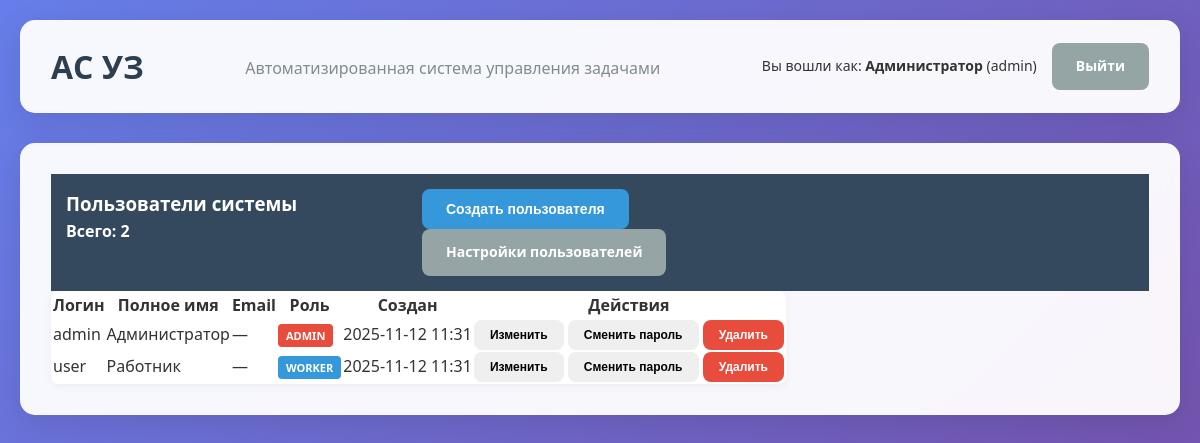
The page /admin (signed in) on the database as committed earlier.
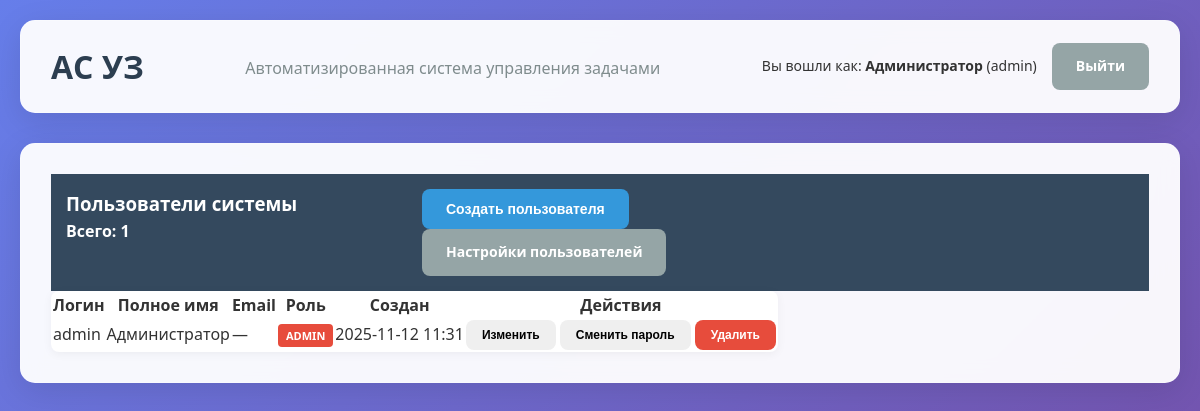
The same page on the database as committed later.
### tables this page shows
CREATE TABLE users (
                id INTEGER PRIMARY KEY AUTOINCREMENT,
                username TEXT UNIQUE NOT NULL,
                password TEXT NOT NULL,
                role TEXT NOT NULL,
                name TEXT NOT NULL,
                created_at TIMESTAMP DEFAULT CURRENT_TIMESTAMP
            , email TEXT, updated_at TIMESTAMP);

### app.py (the view)
@app.route('/admin')
@login_required
@role_required('admin')
def admin():
    users = user_manager.get_all_users()
    password_settings = user_manager.get_password_settings()
    return render_template('admin.html',
                         users=users,
                         password_settings=password_settings,
                         current_user_id=session.get('user_id'))

### app.py (called while the page is built)
def login_required(f):
    @wraps(f)
    def decorated_function(*args, **kwargs):
        if 'username' not in session:
            return redirect(url_for('login'))
        return f(*args, **kwargs)
    return decorated_function

def role_required(role):
    def decorator(f):
        @wraps(f)
        def decorated_function(*args, **kwargs):
            if 'username' not in session:
                return redirect(url_for('login'))
            if session['role'] != role and session['role'] != 'admin':
                flash('Недостаточно прав для доступа к этой странице', 'error')
                return redirect(url_for('dashboard'))
            return f(*args, **kwargs)
        return decorated_function
    return decorator

### models.py (called while the page is built)
    def get_password_settings(self):
        return self.settings_manager.get_password_settings()

    def get_all_users(self) -> List[Dict[str, Any]]:
        conn = sqlite3.connect(self.db.db_path)
        cursor = conn.cursor()
        cursor.execute('SELECT id, username, role, name, email, created_at FROM users ORDER BY id')
        rows = cursor.fetchall()
        conn.close()
        return [
            {
                'id': row[0],
                'username': row[1],
                'role': row[2],
                'name': row[3],
                'email': row[4],
                'created_at': row[5],
            }
            for row in rows
        ]

    def get_all_settings(self) -> Dict[str, str]:
        conn = sqlite3.connect(self.db.db_path)
        cursor = conn.cursor()
        cursor.execute('SELECT setting_key, setting_value FROM system_settings')
        rows = cursor.fetchall()
        conn.close()
        return {row[0]: row[1] for row in rows}

    def get_password_settings(self) -> Dict[str, Any]:
        settings = self.get_all_settings()
        return {
            'min_length': int(settings.get('password_min_length', '6')),
            'require_digits': settings.get('password_require_digits', 'false').lower() == 'true',
            'require_special': settings.get('password_require_special', 'false').lower() == 'true',
        }

### templates/admin.html (shortened to what this page needs)
{% extends "base.html" %}
{% block content %}
<div class="admin-container" data-current-user-id="{{ current_user_id }}" data-password-settings='{{ password_settings|tojson }}'>
    <div class="admin-sections">
        <section class="admin-section">
            <div class="table-header">
                <div>
                    <h3>Пользователи системы</h3>
                    <span class="table-meta" id="users-count">Всего: {{ users|length }}</span>
                </div>
                <div class="table-header-actions">
                    <button type="button" class="btn btn-primary" id="create-user-btn">Создать пользователя</button>
                    <a href="{{ url_for('admin_settings') }}" class="btn btn-secondary">Настройки пользователей</a>
                </div>
            </div>
            <div class="table-wrapper">
                <table class="users-table" id="users-table">
                    <thead>
                        <tr>
                            <th>Логин</th>
                            <th>Полное имя</th>
                            <th>Email</th>
                            <th>Роль</th>
                            <th>Создан</th>
                            <th>Действия</th>
                        </tr>
                    </thead>
                    <tbody>
                        {% for user in users %}
                        <tr data-user-id="{{ user.id }}"
                            data-username="{{ user.username }}"
                            data-name="{{ user.name }}"
                            data-email="{{ user.email or '' }}"
                            data-role="{{ user.role }}">
                            <td class="col-username">{{ user.username }}</td>
                            <td class="col-name">{{ user.name }}</td>
                            <td class="col-email">{{ user.email or '—' }}</td>
                            <td class="col-role"><span class="role-badge role-{{ user.role }}">{{ user.role }}</span></td>
                            <td class="col-created">{{ user.created_at[:16] if user.created_at else '—' }}</td>
                            <td class="actions-cell">
                                <button type="button" class="btn btn-small js-edit-user">Изменить</button>
                                <button type="button" class="btn btn-small js-password-user">Сменить пароль</button>
                                <button type="button"
                                        class="btn btn-small btn-danger js-delete-user"
                                        {% if user.id == current_user_id %}disabled title="Нельзя удалить свой аккаунт"{% endif %}>
                                    Удалить
                                </button>
                            </td>
                        </tr>
                        {% endfor %}
                    </tbody>
                </table>
            </div>
        </section>
    </div>
</div>
{% endblock %}

### templates/base.html (shortened to what this page needs)
<!DOCTYPE html>
<html lang="ru">
<head>
    <link rel="stylesheet" href="{{ url_for('static', filename='style.css') }}">
</head>
<body>
    <div class="container">
        <header>
            <div class="header-content">
                <h1>АС УЗ</h1>
                <p class="subtitle">Автоматизированная система управления задачами</p>
                {% if session.username %}
                <div class="user-info">
                    <span>Вы вошли как: <strong>{{ session.name }}</strong> ({{ session.role }})</span>
                    <a href="{{ url_for('logout') }}" class="btn btn-secondary">Выйти</a>
                </div>
                {% endif %}
            </div>
        </header>
        <main>
            {% block content %}{% endblock %}
        </main>
    </div>
</body>
</html>

### static/style.css (style rules this page uses)
* { margin: 0; padding: 0; box-sizing: border-box; }
body { font-family: 'Segoe UI', Tahoma, Geneva, Verdana, sans-serif; background: linear-gradient(135deg, #667eea 0%, #764ba2 100%); min-height: 100vh; color: #333; line-height: 1.6; }
.container { max-width: 1400px; margin: 0 auto; padding: 20px; min-height: 100vh; }
header { background: rgba(255, 255, 255, 0.95); backdrop-filter: blur(10px); padding: 20px 30px; border-radius: 15px; box-shadow: 0 8px 32px rgba(0,0,0,0.1); margin-bottom: 30px; border: 1px solid rgba(255, 255, 255, 0.2); }
.header-content { display: flex; justify-content: space-between; align-items: center; flex-wrap: wrap; gap: 20px; }
header h1 { color: #2c3e50; font-size: 32px; font-weight: 700; }
.subtitle { color: #7f8c8d; font-size: 16px; margin-top: 5px; }
.user-info { display: flex; align-items: center; gap: 15px; font-size: 14px; }
.btn { display: inline-block; padding: 12px 24px; border: none; border-radius: 8px; text-decoration: none; font-size: 14px; font-weight: 600; cursor: pointer; transition: all 0.3s ease; text-align: center; }
.btn-primary { background: #3498db; color: white; }
.btn-secondary { background: #95a5a6; color: white; }
.btn-danger { background: #e74c3c; color: #fff; }
.btn-small { padding: 8px 16px; font-size: 12px; }
.admin-container { background: rgba(255, 255, 255, 0.95); padding: 30px; border-radius: 15px; box-shadow: 0 8px 32px rgba(0,0,0,0.1); backdrop-filter: blur(10px); border: 1px solid rgba(255, 255, 255, 0.2); }
.users-table { background: white; border-radius: 8px; overflow: hidden; box-shadow: 0 2px 10px rgba(0,0,0,0.05); }
.table-header { display: grid; grid-template-columns: 1fr 1fr 1fr; background: #34495e; color: white; padding: 15px; font-weight: 600; }
.role-badge { padding: 4px 8px; border-radius: 4px; font-size: 11px; font-weight: 600; text-transform: uppercase; text-align: center; }
.role-admin { background: #e74c3c; color: white; }

Rows that differ between the two databases and show on the page:
removed users: username "user", name "Работник", email "—", role "WORKER", created_at "2025-11-12 11:31"
Other text that changed with them:
{{ users|length }}: "2" → "1"
